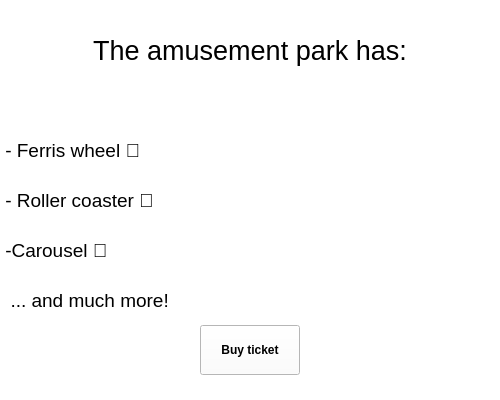
<?xml version="1.0" encoding="UTF-8"?>
<ui version="4.0">
 <class>Form</class>
 <widget class="QWidget" name="Form">
  <property name="geometry">
   <rect>
    <x>0</x>
    <y>0</y>
    <width>500</width>
    <height>400</height>
   </rect>
  </property>
  <property name="windowTitle">
   <string>Form</string>
  </property>
  <property name="styleSheet">
   <string notr="true">background-color: rgb(255, 255, 255);</string>
  </property>
  <widget class="QLabel" name="label">
   <property name="geometry">
    <rect>
     <x>0</x>
     <y>25</y>
     <width>500</width>
     <height>50</height>
    </rect>
   </property>
   <property name="font">
    <font>
     <pointsize>20</pointsize>
    </font>
   </property>
   <property name="text">
    <string>The amusement park has:</string>
   </property>
   <property name="alignment">
    <set>Qt::AlignCenter</set>
   </property>
  </widget>
  <widget class="QLabel" name="label_2">
   <property name="geometry">
    <rect>
     <x>0</x>
     <y>125</y>
     <width>500</width>
     <height>50</height>
    </rect>
   </property>
   <property name="font">
    <font>
     <pointsize>14</pointsize>
    </font>
   </property>
   <property name="text">
    <string> - Ferris wheel 🎡</string>
   </property>
  </widget>
  <widget class="QLabel" name="label_3">
   <property name="geometry">
    <rect>
     <x>0</x>
     <y>175</y>
     <width>500</width>
     <height>50</height>
    </rect>
   </property>
   <property name="font">
    <font>
     <pointsize>14</pointsize>
    </font>
   </property>
   <property name="text">
    <string> - Roller coaster 🎢</string>
   </property>
  </widget>
  <widget class="QLabel" name="label_4">
   <property name="geometry">
    <rect>
     <x>0</x>
     <y>225</y>
     <width>500</width>
     <height>50</height>
    </rect>
   </property>
   <property name="font">
    <font>
     <pointsize>14</pointsize>
    </font>
   </property>
   <property name="text">
    <string> -Carousel 🎠</string>
   </property>
  </widget>
  <widget class="QLabel" name="label_5">
   <property name="geometry">
    <rect>
     <x>0</x>
     <y>275</y>
     <width>500</width>
     <height>50</height>
    </rect>
   </property>
   <property name="font">
    <font>
     <pointsize>14</pointsize>
    </font>
   </property>
   <property name="text">
    <string>  ... and much more!</string>
   </property>
  </widget>
  <widget class="QPushButton" name="pushButton">
   <property name="geometry">
    <rect>
     <x>200</x>
     <y>325</y>
     <width>100</width>
     <height>50</height>
    </rect>
   </property>
   <property name="font">
    <font>
     <weight>75</weight>
     <bold>true</bold>
    </font>
   </property>
   <property name="text">
    <string>Buy ticket</string>
   </property>
  </widget>
 </widget>
 <resources/>
 <connections/>
</ui>
